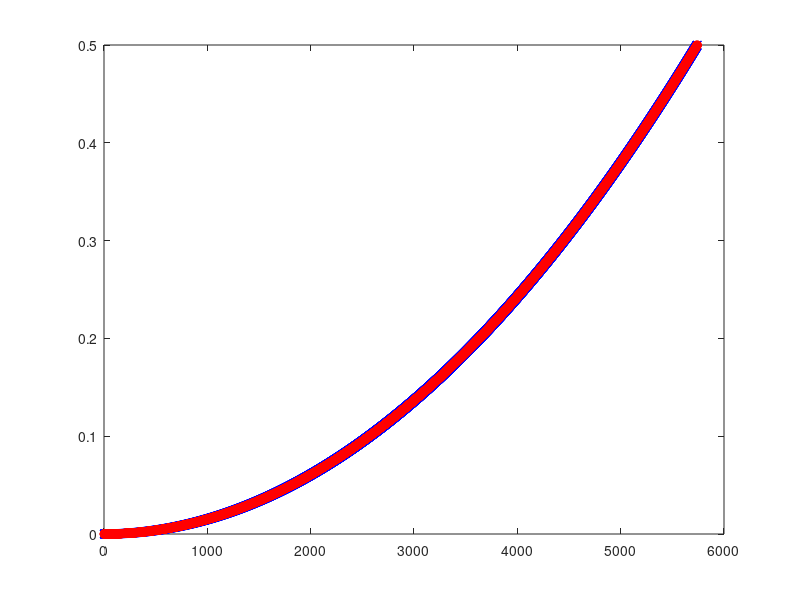

Here is the MATLAB script that generated this plot:
data = importdata('output.dat');
numerator = data(:,1);
denominator = data(:,2);
quotient = data(:,3)/(2^29);
remainder = data(:,4);

expected = numerator./denominator;
err = (quotient-expected)./expected;

plot(expected,'-xb');  hold on; plot(quotient,'or')